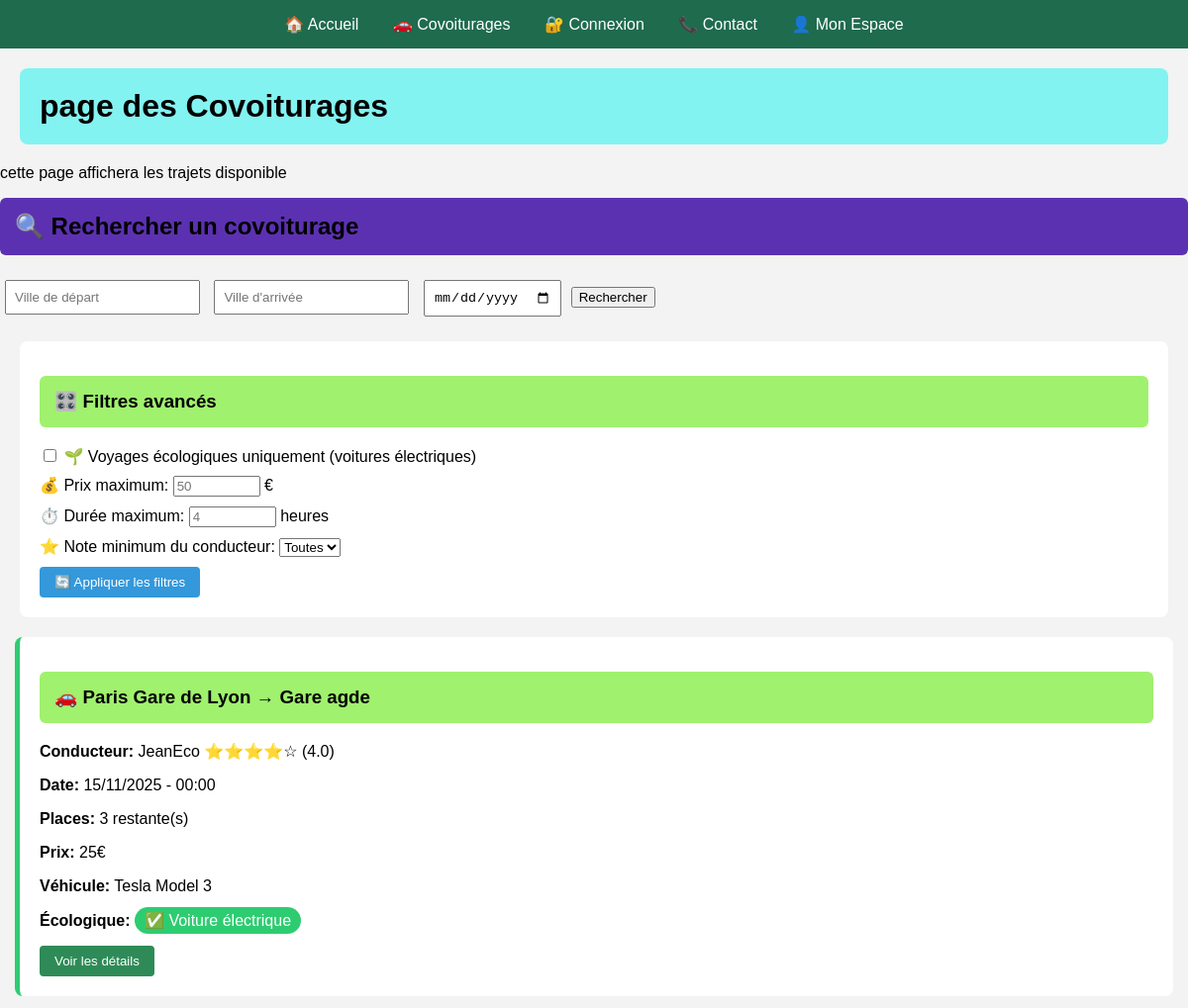
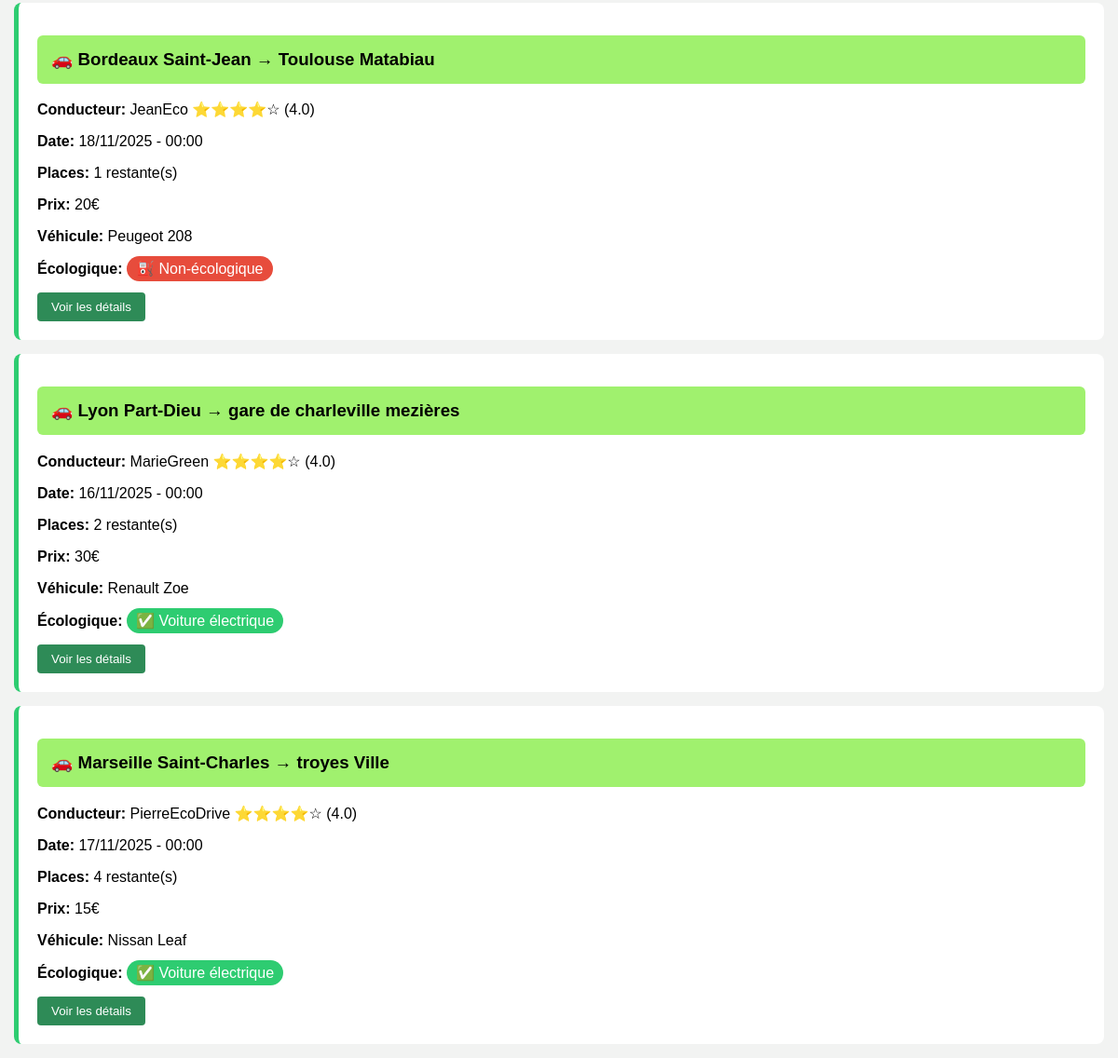
The app's page /covoiturages.php, older data (2 pictures, top to bottom).
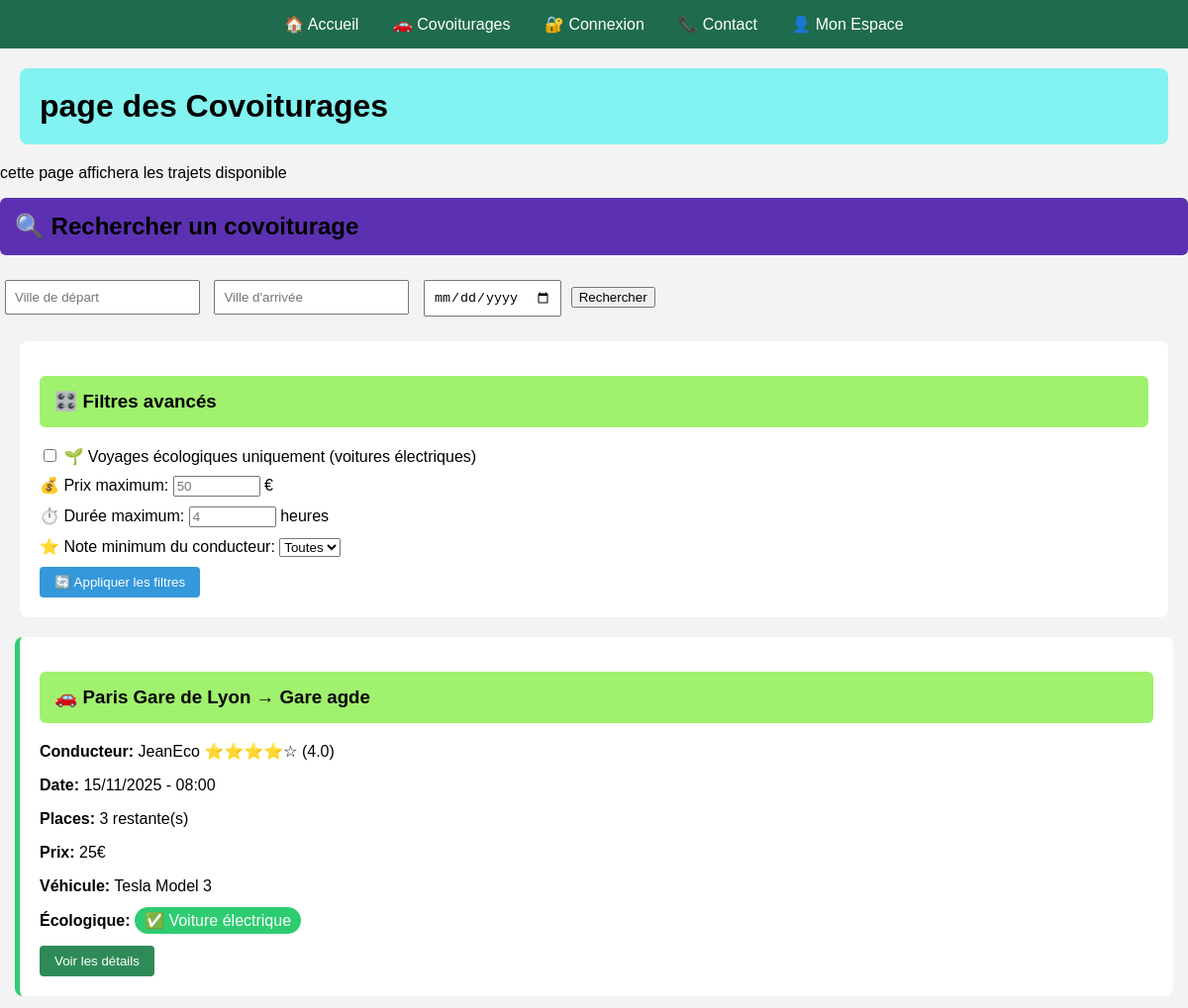
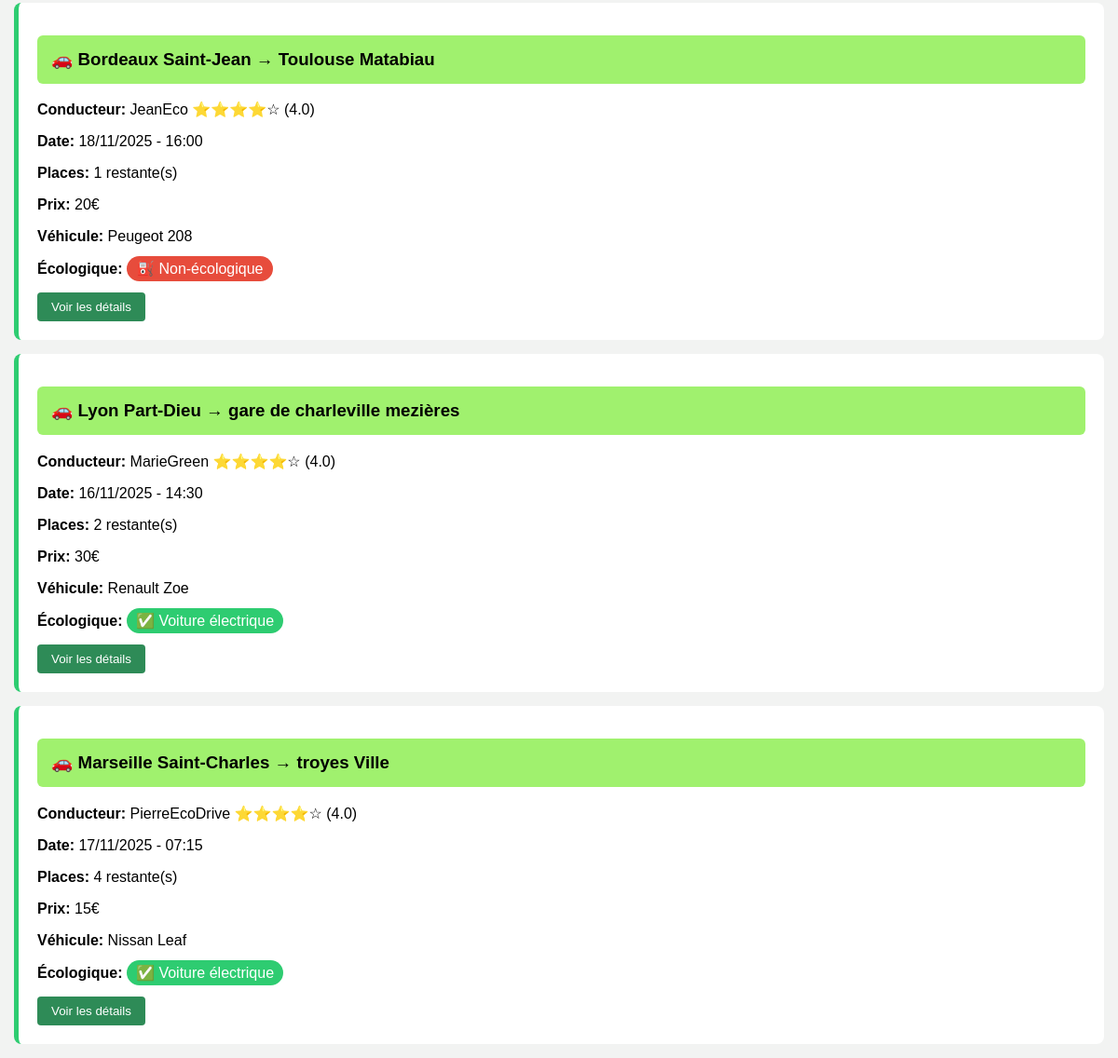
The same page, newer data (2 pictures, top to bottom).
### tables this page shows
CREATE TABLE covoiturage (
    covoiturage_id INT PRIMARY KEY AUTO_INCREMENT,
    date_depart DATE NOT NULL,
    heure_depart TIME NOT NULL,
    lieu_depart VARCHAR(50) NOT NULL,
    date_arrivee DATE NOT NULL,
    heure_arrivee TIME NOT NULL,
    lieu_arrivee VARCHAR(50) NOT NULL,
    statut VARCHAR(50) DEFAULT 'planifié',
    nb_place INT NOT NULL,
    prix_personne FLOAT NOT NULL
);

CREATE TABLE utilisateur (
    utilisateur_id INT PRIMARY KEY AUTO_INCREMENT,
    nom VARCHAR(50) NOT NULL,
    prenom VARCHAR(50) NOT NULL,
    email VARCHAR(50) UNIQUE NOT NULL,
    password VARCHAR(255) NOT NULL,
    telephone VARCHAR(50),
    adresse VARCHAR(50),
    date_naissance VARCHAR(50),
    photo BLOB,
    pseudo VARCHAR(50) UNIQUE NOT NULL,
    credit INT DEFAULT 20
);

CREATE TABLE marque (
    marque_id INT PRIMARY KEY AUTO_INCREMENT,
    libelle VARCHAR(50) NOT NULL
);

CREATE TABLE voiture (
    voiture_id INT PRIMARY KEY AUTO_INCREMENT,
    modele VARCHAR(50) NOT NULL,
    immatriculation VARCHAR(50) UNIQUE NOT NULL,
    energie VARCHAR(50) NOT NULL,
    couleur VARCHAR(50) NOT NULL,
    date_premiere_immatriculation VARCHAR(50) NOT NULL
);

### covoiturages.php (the view, shortened to what this page needs)
<!DOCTYPE html>
<html lang="fr">
<head>
     </head>
    <body>
    <nav>
        <a href="index.php">🏠 Accueil</a>
        <a href="covoiturages.php">🚗 Covoiturages</a>
        <a href="login.php">🔐 Connexion</a>
        <a href="contact.php">📞 Contact</a>
        <a href="user-space.php">👤 Mon Espace</a>
    </nav>
    <h1>page des Covoiturages</h1>
    <p>cette page affichera les trajets disponible</p>
    <div>
    <h2>🔍 Rechercher un covoiturage</h2>
    <form method="GET" action="covoiturages.php">
        <input type="text" name="depart" placeholder="Ville de départ" style="padding: 8px; margin: 5px;" value="<?php echo isset($_GET['depart']) ? $_GET['depart'] : ''; ?>">
        <input type="text" name="arrivee" placeholder="Ville d'arrivée" style="padding: 8px; margin: 5px;" value="<?php echo isset($_GET['arrivee']) ? $_GET['arrivee'] : ''; ?>">
        <input type="date" name="date" style="padding: 8px; margin: 5px;" value="<?php echo isset($_GET['date']) ? $_GET['date'] : ''; ?>">
        <button type="submit">Rechercher</button>
    </form></div>
    <div style="background: white; padding: 20px; margin: 20px; border-radius: 8px;">
        <h3>🎛️ Filtres avancés</h3>
        <form method="GET" action="covoiturages.php">
            <div style="margin: 10px 0;">
                <label>
                    <input type="checkbox" name="ecologique" value="1" <?php echo isset($_GET['ecologique']) ? 'checked' : ''; ?>>
                    🌱 Voyages écologiques uniquement (voitures électriques)
                </label>
         </div>
            <div style="margin: 10px 0;">
                <label>💰 Prix maximum:
                    <input type="number" name="prix_max" placeholder="50" style="width: 80px;"
                           value="<?php echo isset($_GET['prix_max']) ? $_GET['prix_max'] : ''; ?>"> €
                </label>
            </div>
            <div style="margin: 10px 0;">
                <label>⏱️ Durée maximum:
                    <input type="number" name="duree_max" placeholder="4" style="width: 80px;"
                           value="<?php echo isset($_GET['duree_max']) ? $_GET['duree_max'] : ''; ?>"> heures
                </label>
            </div>
            <div style="margin: 10px 0;">
                <label>⭐ Note minimum du conducteur:
                    <select name="note_min">
                        <option value="">Toutes</option>
                    </select>
                </label>
            </div>
            <button type="submit" style="padding: 8px 15px; background: #3498db; color: white; border: none; border-radius: 4px;">
                🔄 Appliquer les filtres
            </button>
        </form>
    </div>
   <?php
$conn = new mysqli('localhost', 'root', '', 'EcoRide');
$sql = "SELECT c.*, u.pseudo, u.nom, u.prenom, v.energie, v.modele, m.libelle as marque
        FROM covoiturage c
        JOIN utilise ut ON c.covoiturage_id = ut.covoiturage_id
        JOIN voiture v ON ut.voiture_id = v.voiture_id
        JOIN detient d ON v.voiture_id = d.voiture_id
        JOIN marque m ON d.marque_id = m.marque_id
        JOIN gere g ON v.voiture_id = g.voiture_id
        JOIN utilisateur u ON g.utilisateur_id = u.utilisateur_id
        WHERE c.nb_place > 0 AND c.statut = 'planifié'";
$result = $conn->query($sql);
if ($result->num_rows > 0) {
    while($row = $result->fetch_assoc()) {
        $isEco = ($row['energie'] == 'Électrique');
        ?>
        <div class="ride-card">
            <h3>🚗 <?php echo $row['lieu_depart']; ?> → <?php echo $row['lieu_arrivee']; ?></h3>
            <p><strong>Conducteur:</strong> <?php echo $row['pseudo']; ?> ⭐⭐⭐⭐☆ (4.0)</p>
            <p><strong>Date:</strong> <?php echo date('d/m/Y', strtotime($row['date_depart'])); ?> - <?php echo date('H:i', strtotime($row['heure_depart'])); ?></p>
            <p><strong>Places:</strong> <?php echo $row['nb_place']; ?> restante(s)</p>
            <p><strong>Prix:</strong> <?php echo $row['prix_personne']; ?>€</p>
            <p><strong>Véhicule:</strong> <?php echo $row['marque'] . ' ' . $row['modele']; ?></p>
            <?php if ($isEco): ?>
                <p><strong>Écologique:</strong> <span class="eco-badge">✅ Voiture électrique</span></p>
            <?php else: ?>
                <p><strong>Écologique:</strong> <span class="non-eco-badge">⛽ Non-écologique</span></p>
            <?php endif; ?>
            <a href="vue-detaillee.php?ride_id=<?php echo $row['covoiturage_id']; ?>" style="text-decoration: none;">
                <button style="padding: 8px 15px; background: #2e8b57; color: white; border: none; border-radius: 4px;">
                    Voir les détails
                </button>
            </a>
        </div>
        <?php
    }
} else {
    echo "<div style='background: white; padding: 20px; margin: 20px; border-radius: 8px;'>";
    echo "<p>Aucun covoiturage trouvé pour votre recherche.</p>";
    echo "</div>";
}
?>
</body>
</html>

### covoiturages.php (style rules this page uses)
body { font-family: Arial, sans-serif; margin: 0; padding: 0; background-color: #f2f3f2; background-image: url(https://media.gettyimages.com/id/1542588811/fr/photo/an-electric-car-plugged-in-against-a-background-of-a-rural-location-at-sunset.jpg?s=2048x2048&w=gi&k=20&c=x0nmpQ23FFWcID4Gkkyfjtqv7phevHJ3nW2g6uJhW4U=); }
nav { background: #1f6b4e; padding: 15px; text-align: center; }
nav a { color: white; margin: 0 15px; text-decoration: none; }
h1 { background: rgb(130, 243, 241); padding: 20px; margin: 20px; border-radius: 8px; }
h2 { background: rgb(92, 49, 177); padding: 15px; margin-top: 15px; border-radius: 6px; }
h3 { background: rgb(160, 241, 110); padding: 15px; margin-top: 15px; border-radius: 6px; }
.ride-card { background: white; padding: 20px; margin: 15px; border-radius: 8px; border-left: 5px solid #2ecc71; }
.eco-badge { background: #2ecc71; color: white; padding: 5px 10px; border-radius: 15px; }
.non-eco-badge { background: #e74c3c; color: white; padding: 5px 10px; border-radius: 15px; }

Row changes from the older to the newer data that the page shows:
changed covoiturage "Paris Gare de Lyon": heure_depart "00:00" → "08:00"
changed covoiturage "Bordeaux Saint-Jean": heure_depart "00:00" → "16:00"
changed covoiturage "Lyon Part-Dieu": heure_depart "00:00" → "14:30"
changed covoiturage "Marseille Saint-Charles": heure_depart "00:00" → "07:15"
